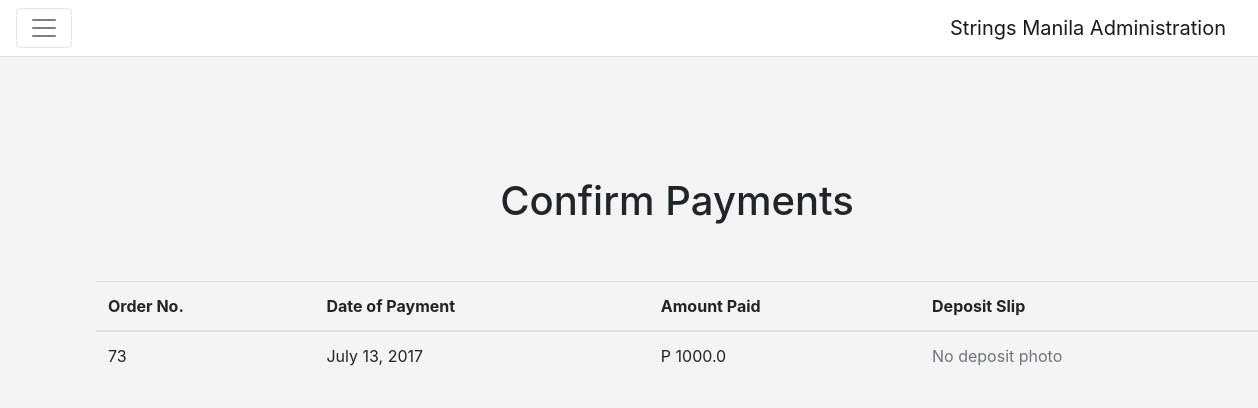
The page /entity-management/confirm-payments/ (signed in) on the database its author committed.
### order_management/models.py (models this page shows, shortened)
class Order(Model):
    ORDER_STATUSES = (
        ('P', 'Pending'),
        ('A', 'Processing'),
        ('S', 'Shipped'),
        ('C', 'Cancelled')
    )
    date_ordered = DateTimeField(auto_now=True)
    customer = ForeignKey(Customer, on_delete=CASCADE)
    status = CharField(max_length=2, choices=ORDER_STATUSES, default='P')
    customer_deposit_photo = FileField(blank=True, null=True, default=None)
    customer_payment_date = DateField(null=True, blank=True, default=None)
    payment_verified = BooleanField(default=False)
    queue_id = CharField(null=True, max_length=64)
    @property
    def total_price(self):
        order_items = self.orderlineitems_set.all()
        total_price = 0.00
        for order_item in order_items:
            total_price += float(order_item.line_price)
        return total_price

class OrderLineItems(Model):
    product = ForeignKey(Product, on_delete=CASCADE)
    quantity = PositiveIntegerField()
    parent_order = ForeignKey(Order, on_delete=CASCADE)
    @property
    def line_price(self):
        date_ordered = self.parent_order.date_ordered
        price = self.product.price_for_date(date=date_ordered)
        return float(price) * float(self.quantity)

### entity_management/models.py (models this page shows, shortened)
class Product(Model):
    name = CharField(max_length=64)
    description = CharField(max_length=256)
    photo = FileField(null=True, blank=True, default="/static/images/product.png")
    stall = ForeignKey(Stall, on_delete=CASCADE)
    quantity = PositiveIntegerField(default=0)
    is_active = BooleanField(default=True)
    def price_for_date(self, date):
        price_histories = self.pricehistory_set.filter(effective_from__lte=date).order_by("-effective_from")
        return price_histories[0].price

class PriceHistory(Model):
    product = ForeignKey(Product)
    price = DecimalField(decimal_places=2, max_digits=10)
    effective_from = DateTimeField(auto_now_add=True)

### entity_management/views.py (the view)
class ConfirmPaymentsView(View):
    @staticmethod
    @login_required
    @admin_required
    def get(request):
        context = make_context(request)
        orders_to_confirm = Order.objects.filter(status="A").filter(payment_verified=False)
        context["orders_to_confirm"] = orders_to_confirm
        return render(request, 'confirm_payments.html', context)

### entity_management/views.py (called while the page is built, shortened)
def make_context(request, active_stall=None, include_stalls_and_products=False):
    username = request.user.username
    context = {
        "username": username
    }
    return context

### templates/confirm_payments.html (shortened to what this page needs)
<!DOCTYPE html>
<html lang="en">
<head>
    {% include 'bootstrap.html' %}
    {% load static %}
    <link rel="stylesheet" href="{% static 'css/entity_management.css' %}">
    <link rel="stylesheet" href="{% static 'css/general.css' %}">
</head>
<body class="bg-faded">
{% include 'entity_nav.html' %}
<div class="container-fluid m-5 p-5">
    <h1 class="text-center p-4">Confirm Payments</h1>
    <br>
    {% if orders_to_confirm %}
        <table class="table table-hover">
            <thead>
            <tr>
                <th>Order No.</th>
                <th>Date of Payment</th>
                <th>Amount Paid</th>
                <th>Deposit Slip</th>
            </tr>
            </thead>
            <tbody>
            {% for order in orders_to_confirm %}
                <tr class="clickable-row" data-toggle="modal" data-target="#{{ order.id }}-details">
                    <td>{{ order.id }}</td>
                    <td>{{ order.customer_payment_date }}</td>
                    <td>P {{ order.total_price }}</td>
                    {% if order.customer_deposit_photo %}
                        <td><a class="btn btn-primary" href="{{ order.customer_deposit_photo.url }}" target="_blank">View
                            Photo</a></td>
                    {% else %}
                        <td class="text-muted">No deposit photo</td>
                    {% endif %}
                </tr>
            {% endfor %}
            </tbody>
        </table>
    {% else %}
        <div class="container-fluid alert alert-success p-5 text-center">
            <h3 class="mb-2 pt-3">There are no payments to confirm</h3>
            <h6 class="text-muted pb-3">Orders require require payment confirmation will show up here.</h6>
        </div>
    {% endif %}
</div>
</body>
</html>

### static/css/entity_management.css (style rules this page uses)
body { background-color : #f4f4f4; }

### templates/confirm_payments.html (style rules this page uses)
tr { cursor : pointer; }

### rows shown on the page
Order: id "73", customer_payment_date "July 13, 2017", total_price "1000.0", customer_deposit_photo "No deposit photo"
